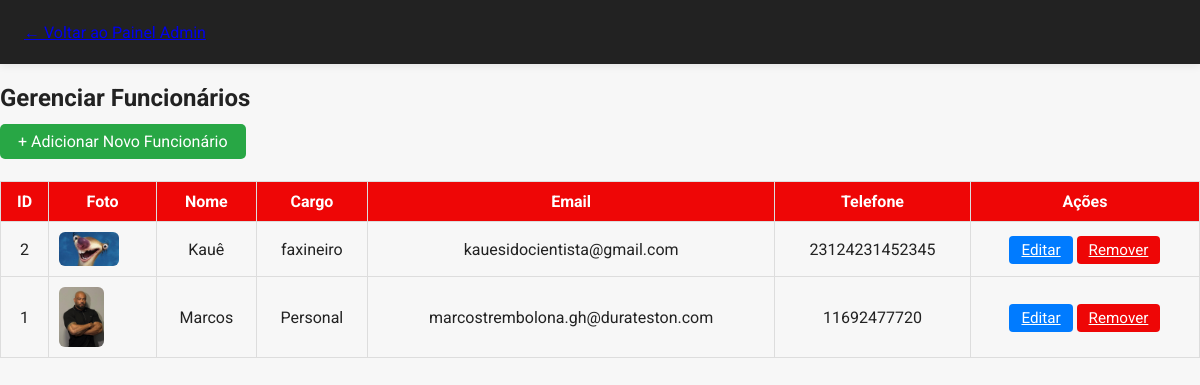
/funcionarios_admin.php (signed in), run on the app's committed database.
### tables this page shows
CREATE TABLE funcionarios (
    id INTEGER PRIMARY KEY AUTOINCREMENT,
    nome TEXT NOT NULL,
    cargo TEXT,
    email TEXT,
    telefone TEXT,
    foto TEXT
);

### funcionarios_admin.php (the view, shortened to what this page needs)
<?php
$db = getDB();
$db->exec('CREATE TABLE IF NOT EXISTS funcionarios (
    id INTEGER PRIMARY KEY AUTOINCREMENT,
    nome TEXT NOT NULL,
    cargo TEXT,
    email TEXT,
    telefone TEXT,
    foto TEXT
)');
$stmt = $db->query('SELECT * FROM funcionarios ORDER BY id DESC');
$funcionarios = $stmt->fetchAll(PDO::FETCH_ASSOC);
?>
<!DOCTYPE html>
<html lang="pt-BR">
<head>
    <link rel="stylesheet" href="style.css">
</head>
<body>
    <header>
        <nav>
            <a href="admin.php">&larr; Voltar ao Painel Admin</a>
        </nav>
    </header>
    <main>
        <h2>Gerenciar Funcionários</h2>
        <a href="funcionario_novo.php" class="btn-add">+ Adicionar Novo Funcionário</a>
        <table class="func-table">
            <tr>
                <th>ID</th>
                <th>Foto</th>
                <th>Nome</th>
                <th>Cargo</th>
                <th>Email</th>
                <th>Telefone</th>
                <th>Ações</th>
            </tr>
            <?php foreach ($funcionarios as $f): ?>
            <tr>
                <td><?= $f['id'] ?></td>
                <td><?php if ($f['foto']): ?><img src="<?= htmlspecialchars($f['foto']) ?>" class="img-thumb"><?php endif; ?></td>
                <td><?= htmlspecialchars($f['nome']) ?></td>
                <td><?= htmlspecialchars($f['cargo']) ?></td>
                <td><?= htmlspecialchars($f['email']) ?></td>
                <td><?= htmlspecialchars($f['telefone']) ?></td>
                <td>
                    <a href="funcionario_editar.php?id=<?= $f['id'] ?>" class="btn-edit">Editar</a>
                    <a href="funcionario_remover.php?id=<?= $f['id'] ?>" class="btn-remove" onclick="return confirm('Tem certeza que deseja remover este funcionário?');">Remover</a>
                </td>
            </tr>
            <?php endforeach; ?>
        </table>
    </main>
</body>
</html>

### style.css (style rules this page uses)
*, *::before, *::after { box-sizing: border-box; }
body { font-family: 'Roboto', Arial, sans-serif; background: #f7f7f7; color: #222; margin: 0; padding: 0; width: 100vw; overflow-x: hidden; min-height: 100vh; display: flex; flex-direction: column; }
main { flex: 1; max-width: 1200px; width: 100%; margin: 0 auto; }
img, .logo { max-width: 100%; height: auto; display: block; }
header { background: #222; box-shadow: 0 2px 8px rgba(0,0,0,0.08); position: sticky; top: 0; z-index: 100; color: #fff; }
nav { max-width: 1200px; margin: 0 auto; display: flex; align-items: center; justify-content: space-between; padding: 0 24px; height: 64px; }
a { transition: color 0.2s; }

### funcionarios_admin.php (style rules this page uses)
.func-table { width: 100%; border-collapse: collapse; margin: 30px 0; }
.func-table th, .func-table td { border: 1px solid #ddd; padding: 10px; text-align: center; }
.func-table th { background: #ee0606; color: #fff; }
.btn-add { background: #28a745; color: #fff; padding: 8px 18px; border: none; border-radius: 5px; font-size: 1rem; cursor: pointer; margin-bottom: 20px; text-decoration: none; }
.btn-edit, .btn-remove { padding: 5px 12px; border: none; border-radius: 4px; color: #fff; cursor: pointer; font-size: 0.95rem; }
.btn-edit { background: #007bff; }
.btn-remove { background: #ee0606; }
.img-thumb { max-width: 60px; max-height: 60px; border-radius: 6px; }

### data on the page
funcionarios: id "2", foto (picture), nome "Kauê", cargo "faxineiro", email "kauesidocientista@gmail.com", telefone "23124231452345"
funcionarios: id "1", foto (picture), nome "Marcos", cargo "Personal", email "marcostrembolona.gh@durateston.com", telefone "11692477720"
